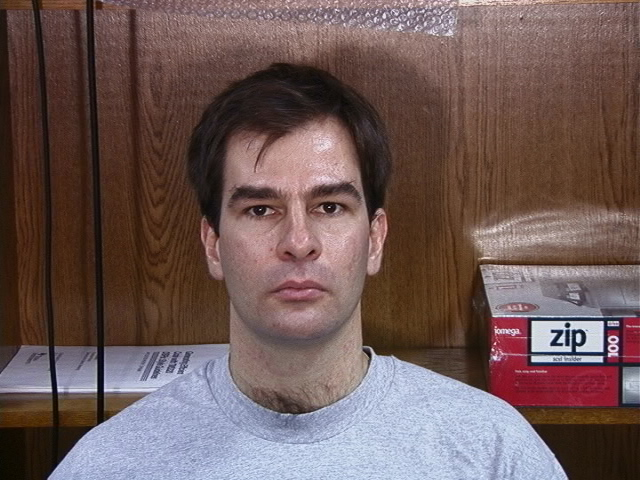
#> input picture dataSets/s01/01.jpg, 640 x 480 px, given as the content of the folder ./Georgia tech dataset, which was not available
$ jupyter execute --allow-errors tst.ipynb
#> lines starting #> are read from the running program, lines starting #| are printed output that depends on the picture; pictures that were not available may be replaced by others from this repository, and a replacement may not be noted
### Face_Recognition.py
import glob
import cv2
import numpy as np
from sklearn import preprocessing
import os
import matplotlib.pyplot as plt
import shutil
from sklearn.metrics import roc_curve, auc


class Eigenfaces:
    def __init__(self):
        self.pca_compunant_dictionary = {}

    # [118 lines left out: functions fit, predict, predict_proba, score, roc_curve, get_category_images_and_labels and 2 more, not called in this run]


def create_dataset(dataset_path, fixed_window_size=(62, 47)):
#> called with dataset_path = './Georgia tech dataset/', fixed_window_size = (62, 47)
    class_labels = []
    total_no_images, no_of_classes = 0, 0

    for images in glob.glob(dataset_path + '/**', recursive=True):
        if images[-3:] in ['jpg', 'png']:
            total_no_images += 1

    images_dataset = np.zeros((total_no_images, fixed_window_size[0], fixed_window_size[1]), dtype='float64')
    i = 0

    testing_set_path = "dataSets/"
    os.makedirs(testing_set_path, exist_ok=True)

    for folder in glob.glob(dataset_path + '/*'):
        no_of_classes += 1
        print(folder)
        images_in_folder = glob.glob(folder + '/*')
        num_images_to_use = int(len(images_in_folder) * 0.7)
        print(num_images_to_use)

        for index, image in enumerate(glob.glob(folder + '/*')):
            if index > num_images_to_use:
                image_name = os.path.basename(image)
                testing_image_path = os.path.join(testing_set_path, folder.split("/")[-1], image_name)
                os.makedirs(os.path.dirname(testing_image_path), exist_ok=True)
                shutil.copy(image, testing_image_path)
                continue

            image = detect_largest_face(cv2.imread(image, cv2.IMREAD_GRAYSCALE))

            if image is None:
                continue

            class_labels.append(folder.split("/")[-1])

            resized_image = cv2.resize(image, (fixed_window_size[1], fixed_window_size[0]))
            images_dataset[i] = np.array(resized_image)
            i += 1

    # print(len(class_labels))
    # print(class_labels)

    np.save('dataSets/images_dataset.npy', images_dataset)
    np.save('dataSets/class_labels.npy', class_labels)


def pca(images_dataset):
    flattened_data = np.reshape(images_dataset, (images_dataset.shape[0], -1))

    mean_image = np.mean(flattened_data, axis=0, dtype='float64')

    centered_data = flattened_data - np.tile(mean_image, (images_dataset.shape[0], 1))

    covariance_matrix = centered_data.dot(centered_data.T) / images_dataset.shape[0]

    eigenvalues, eigenvectors = np.linalg.eig(covariance_matrix)

    # Sort eigenvalues and eigenvectors by descending order
    sorted_eigenvectors = eigenvectors[:, eigenvalues.argsort()[::-1]]

    # Projecting the dataset onto principal components
    principal_components = centered_data.T @ sorted_eigenvectors

    # Normalizing the principal components
    real_part = np.real(principal_components.T)
    imaginary_part = np.imag(principal_components.T)
    normalized_real = preprocessing.normalize(real_part)
    normalized_imaginary = preprocessing.normalize(imaginary_part)
    eigenfaces = normalized_real + 1j * normalized_imaginary

    print(eigenfaces.shape)


    return eigenfaces, centered_data, mean_image


def detect_largest_face(image):
    face_classifier = cv2.CascadeClassifier(cv2.data.haarcascades + 'haarcascade_frontalface_default.xml')

    faces = face_classifier.detectMultiScale(image, scaleFactor=1.1, minNeighbors=5, minSize=(30, 30))
#> faces = [[199, 133, 192, 192]]
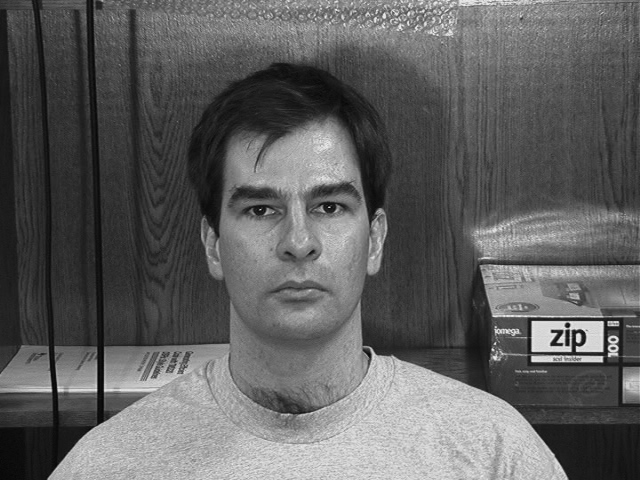
#> image: shape (480, 640); min 2, max 236, mean 96.1

    largest_face = None
    largest_area = 0
    for (x, y, w, h) in faces:
        area = w * h
        if area > largest_area:
            largest_area = area
            largest_face = (x, y, w, h)
#> this loop made 1 pass
#> (x, y, w, h, area, largest_area) on pass 1: (199, 133, 192, 192, 36864, 36864)
#> after the loop, largest_area = 36864

    if largest_face is not None:
        x, y, w, h = largest_face
#> x = 199; y = 133; w = 192; h = 192
        cropped_face = image[y:y+h, x:x+w]
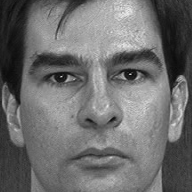
#> cropped_face: shape (192, 192); min 5, max 236, mean 109.9
        return cv2.resize(cropped_face, (62, 47))
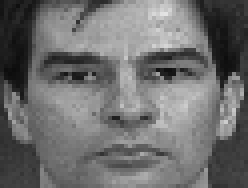
#> returned value: shape (47, 62) (shown 4 times larger); min 12, max 227, mean 109.8
    else:
        return None


# [35 lines left out: function recognize_face, not called in this run]

create_dataset("./Georgia tech dataset/")
#> in create_dataset, `resized_image = cv2.resize(image, (fixed_window_size[1], fixed_window_..`:
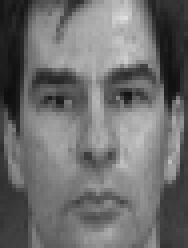
#> resized_image: shape (62, 47) (shown 4 times larger); min 13, max 223, mean 109.6

### tst.ipynb
[cell 1]
import numpy as np
from Face_Recognition import *
import os

#> (a cell that did not finish here is left out)

[cell 3]
true_labels = {}
tru_labels = []
base_path = "./dataset/testing_set/dataSets/"
image_dataset = np.load('dataSets/images_dataset.npy')
class_labels = np.load('dataSets/class_labels.npy')
model_c=Eigenfaces()
#> (the rest of this cell did not finish here and is left out)

[cell 4]
import matplotlib.pyplot as plt
from sklearn.metrics import roc_curve, auc

#> (the rest of this cell did not finish here and is left out)

[cell 5]
import numpy as np
import seaborn as sns
import matplotlib.pyplot as plt
from sklearn.metrics import confusion_matrix

#> (the rest of this cell did not finish here and is left out)

[cell 6]
true_labels = {}
base_path = "./dataset/testing_set/dataSets/"
image_dataset = np.load('dataSets/images_dataset.npy')
class_labels = np.load('dataSets/class_labels.npy')
eigenfaces, centered_data, mean_image = pca(image_dataset)

all_predictions = []
all_true_label = []

#> (the rest of this cell did not finish here and is left out)

[cell 7]
import matplotlib.pyplot as plt
from sklearn.metrics import roc_curve, auc

eigenfaces_n = ['50', '100', '150', '200', '250']
plt.figure()
for i, (true_labels, predictions) in enumerate(zip(all_true_label, all_predictions)):
    fpr, tpr, thresholds = roc_curve(true_labels, predictions)
    roc_auc = auc(fpr, tpr)

    plt.plot(fpr, tpr, lw=2, label=f'ROC curve (area = {roc_auc:.2f}) Eigenfaces_n: {eigenfaces_n[i]}')

plt.plot([0, 1], [0, 1], color='navy', lw=2, linestyle='--')
plt.xlim([0.0, 1.0])
plt.ylim([0.0, 1.05])
plt.xlabel('False Positive Rate')
plt.ylabel('True Positive Rate')
plt.title('Receiver Operating Characteristic (ROC)')
plt.legend(loc="lower right")
plt.show()
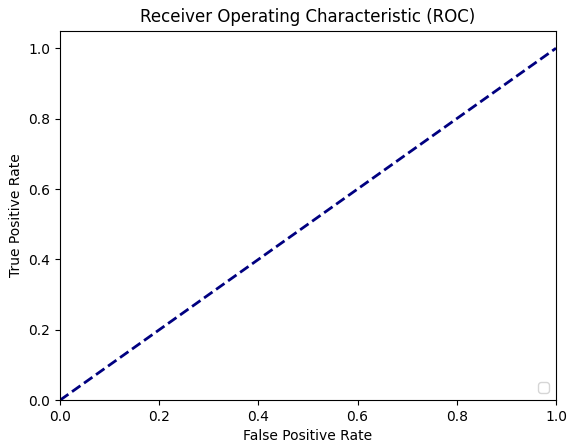
#> figure drawn by matplotlib, 1 panel

[cell 8]
tru_labels = []
base_path = "./dataset/testing_set/gt_db Half/"
#> (the rest of this cell did not finish here and is left out)

[cell 9]
import numpy as np
import seaborn as sns
import matplotlib.pyplot as plt
from sklearn.metrics import confusion_matrix

cm = confusion_matrix(tru_labels, predictions)

plt.figure(figsize=(8, 6))
sns.set(font_scale=1.2)
#> (the rest of this cell did not finish here and is left out)

#> (a cell that did not finish here is left out)

[cell 11]
correct = 0
for i in range(len(predictions)):
    if int(predictions[i]) == int(true_labels[i]):
        correct += 1

#> (the rest of this cell did not finish here and is left out)
